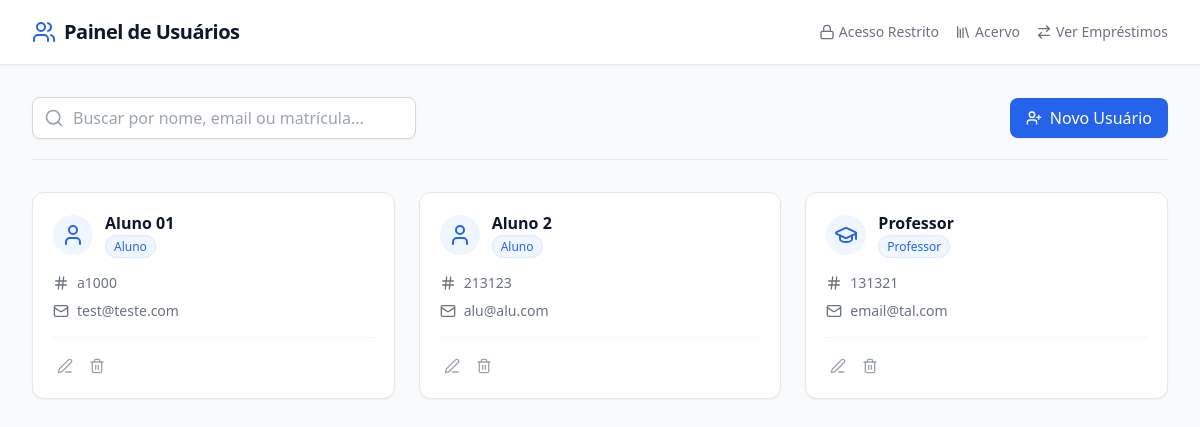
Screenshot of /usuarios/ with the database file from the repository.
### usuarios/models.py (models this page shows, shortened)
class Usuario(models.Model):
    __table_name__ = 'usuarios'  # Nome explícito da tabela para clareza e controle
    nome = models.CharField(max_length=150)
    cpf = models.CharField(max_length=11, unique=True)
    email = models.EmailField(unique=True)
    matricula = models.CharField(max_length=20, unique=True)
    ativo = models.BooleanField(default=True)
    @property
    def tipo_usuario(self) -> str:
        if hasattr(self, 'aluno'):
            return 'Aluno'
        if hasattr(self, 'professor'):
            return 'Professor'
        return 'Administrador'

### usuarios/views.py (the view)
# urls.py: path('', views.painel_usuarios, name='painel_usuarios'),
def painel_usuarios(request):
    usuarios = Usuario.objects.filter(ativo=True).order_by('nome')
    return render(request, 'usuarios/painel_usuarios.html', {'usuarios': usuarios})

### usuarios/templates/usuarios/painel_usuarios.html (shortened to what this page needs)
<!DOCTYPE html>
<html lang="pt-BR">
<head>
    <script src="https://cdn.tailwindcss.com"></script>
</head>
<body class="bg-gray-50 font-sans text-slate-800 min-h-screen">
    <nav class="bg-white shadow-sm border-b border-gray-200">
        <div class="max-w-7xl mx-auto px-4 sm:px-6 lg:px-8 h-16 flex items-center justify-between">
            <div class="flex items-center gap-2">
                <i data-lucide="users" class="text-blue-600"></i>
                <span class="font-bold text-xl tracking-tight text-slate-900">Painel de Usuários</span>
            </div>
            <div class="flex gap-4">
                <a href="/admin" class="text-sm font-medium text-gray-500 hover:text-blue-600 flex items-center gap-1">
                    <i data-lucide="lock" class="w-4 h-4"></i> Acesso Restrito
                </a>
                <a href="{% url 'acervo:catalogo' %}" class="text-sm font-medium text-gray-500 hover:text-blue-600 flex items-center gap-1 transition-colors">
                    <i data-lucide="library" class="w-4 h-4"></i> Acervo
                </a>
                <a href="{% url 'operacoes:painel_emprestimos' %}" class="text-sm font-medium text-gray-500 hover:text-blue-600 flex items-center gap-1 transition-colors">
                    <i data-lucide="arrow-right-left" class="w-4 h-4"></i> Ver Empréstimos
                </a>
            </div>
        </div>
    </nav>
    <main class="max-w-7xl mx-auto px-4 sm:px-6 lg:px-8 py-8">
        <div class="mb-8 flex flex-col md:flex-row justify-between items-center gap-4 border-b border-gray-200 pb-5">
            <div class="relative w-full md:w-96">
                <div class="absolute inset-y-0 left-0 pl-3 flex items-center pointer-events-none">
                </div>
                <input type="text" name="q" placeholder="Buscar por nome, email ou matrícula..."
                       class="block w-full pl-10 pr-3 py-2 border border-gray-300 rounded-lg focus:ring-blue-500 focus:border-blue-500 shadow-sm"
                       hx-get="{% url 'usuarios:buscar_usuarios' %}"
                       hx-trigger="keyup changed delay:300ms, search"
                       hx-target="#grid-usuarios">
            </div>
            <a href="{% url 'usuarios:adicionar_usuario' %}" class="inline-flex items-center gap-2 px-4 py-2 bg-blue-600 text-white rounded-lg hover:bg-blue-700 transition-colors shadow-sm whitespace-nowrap">
                <i data-lucide="user-plus" class="w-4 h-4"></i> Novo Usuário
            </a>
        </div>
        <div id="grid-usuarios" class="grid grid-cols-1 md:grid-cols-2 lg:grid-cols-3 gap-6">
            {% include 'usuarios/partials/grid_usuarios.html' %}
        </div>
    </main>
</body>
</html>

### usuarios/templates/usuarios/partials/grid_usuarios.html (shortened to what this page needs)
{% for usuario in usuarios %}
<div class="bg-white rounded-xl shadow-sm border border-gray-200 p-5 flex flex-col hover:shadow-md transition-shadow">
    <div class="flex justify-between items-start mb-4">
        <div class="flex items-center gap-3">
            <div class="bg-blue-50 p-2 rounded-full">
                <i data-lucide="{% if usuario.tipo_usuario == 'Professor' %}graduation-cap{% else %}user{% endif %}" class="w-6 h-6 text-blue-600"></i>
            </div>
            <div>
                <h3 class="font-bold text-slate-900 leading-tight">{{ usuario.nome }}</h3>
                <span class="text-xs font-medium text-blue-600 bg-blue-50 px-2 py-0.5 rounded-full border border-blue-100">
                    {{ usuario.tipo_usuario }}
                </span>
            </div>
        </div>
    </div>
    <div class="space-y-2 text-sm text-gray-500 flex-grow mb-4">
        <p class="flex items-center gap-2"><i data-lucide="hash" class="w-4 h-4"></i> {{ usuario.matricula }}</p>
        <p class="flex items-center gap-2"><i data-lucide="mail" class="w-4 h-4"></i> {{ usuario.email }}</p>
    </div>
    <div class="flex items-center justify-between pt-4 border-t border-gray-100">
        <div class="flex gap-2">
            <a href="{% url 'usuarios:editar_usuario' usuario.id %}" class="text-gray-400 hover:text-blue-600 transition-colors p-1" title="Editar">
                <i data-lucide="edit-3" class="w-4 h-4"></i>
            </a>
            <button hx-get="{% url 'usuarios:excluir_usuario' usuario.id %}" hx-target="#modal-container" class="text-gray-400 hover:text-red-600 transition-colors p-1" title="Excluir">
                <i data-lucide="trash-2" class="w-4 h-4"></i>
            </button>
        </div>
    </div>
</div>
{% empty %}
<div class="col-span-full py-12 text-center text-gray-500">
    <i data-lucide="users" class="mx-auto h-12 w-12 text-gray-300 mb-3"></i>
    <p>Nenhum usuário encontrado.</p>
</div>
{% endfor %}

### rows the page displays
Usuario: nome "Aluno 01", tipo_usuario "Aluno", matricula "a1000", email "test@teste.com"
Usuario: nome "Aluno 2", tipo_usuario "Aluno", matricula "213123", email "alu@alu.com"
Usuario: nome "Professor", tipo_usuario "Professor", matricula "131321", email "email@tal.com"
